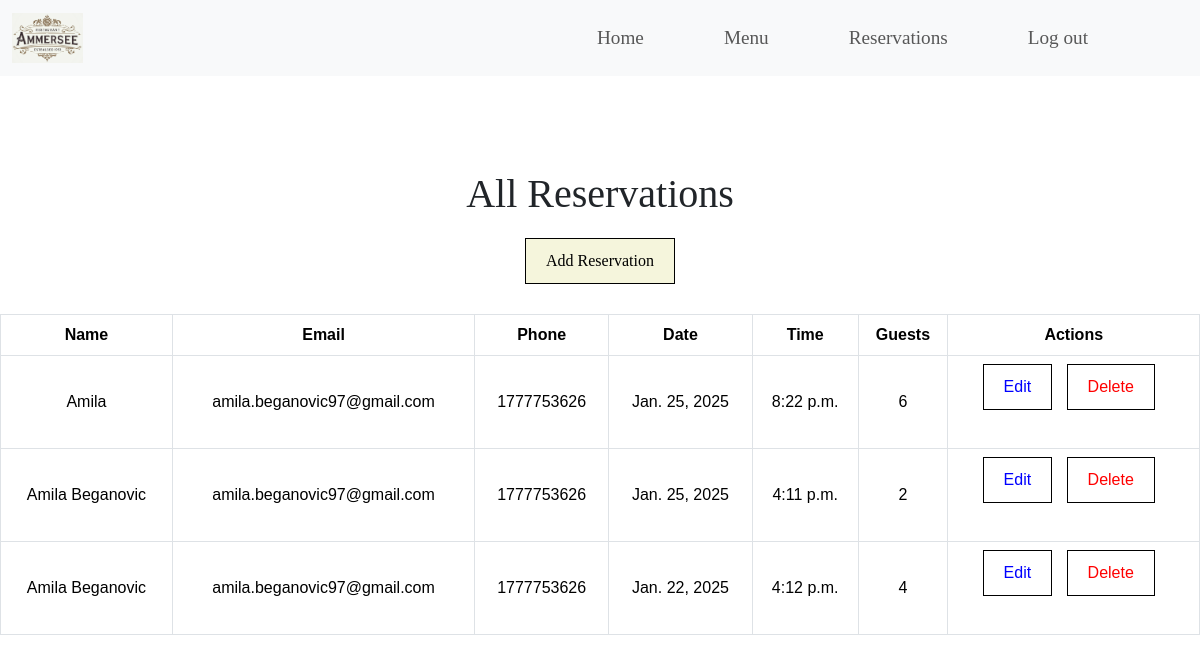
Before: /restaurant/admin/reservations/ (signed in) with the older database file.
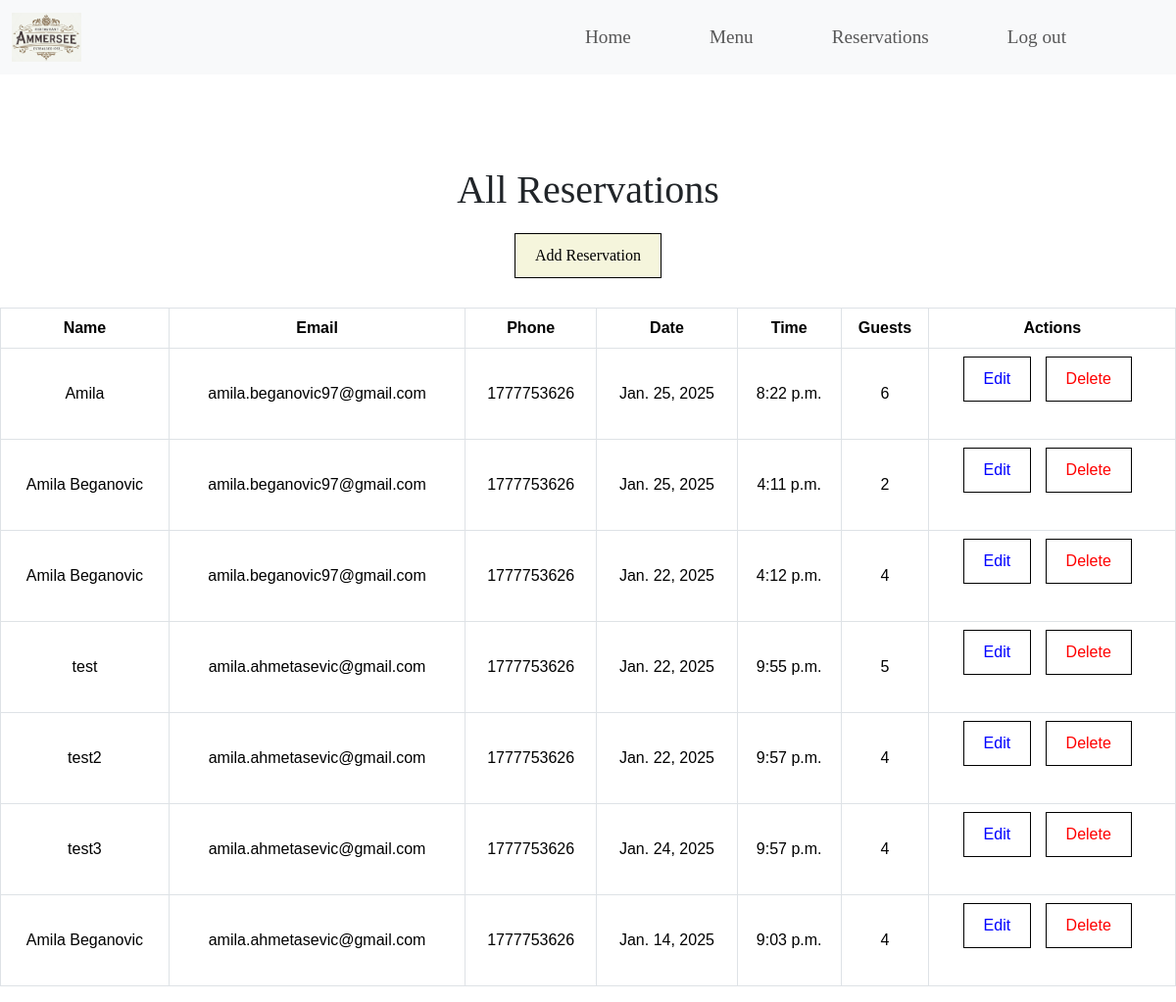
After: the same page with the newer database file.
### restaurant/models.py (models this page shows, shortened)
class Reservation(models.Model):
    time = models.TimeField(blank=False, null=False)  # Reservation time
    num_people = models.IntegerField(
        validators=[
            MinValueValidator(1)
        ]  # Ensure the number of people is at least 1
    )
    name = models.CharField(
        max_length=200
    )  # Name of the person making the reservation
    email = models.EmailField(
        validators=[EmailValidator()], blank=True, null=True
    )  # Email address (optional)
    phone = models.CharField(
        max_length=20,
        validators=[
            RegexValidator(r"^\+?\d{9,15}$")
        ],  # Validate phone number format
    )
    date = models.DateField(
        validators=[validate_future_date]
    )  # Reservation date (must be in the future)
    user = models.ForeignKey(
        settings.AUTH_USER_MODEL,
        on_delete=models.CASCADE,
        null=True,
        blank=True,  # Link to the User model (optional)
    )

### restaurant/views.py (the view)
@login_required  # Requires user to be logged in
@user_passes_test(lambda u: u.is_superuser)  # Requires user to be a superuser
def admin_reservations(request):
    reservations = Reservation.objects.all()  # Retrieve all reservations
    context = {
        "reservations": reservations
    }  # Create a context dictionary to pass to the template
    return render(
        request, "reservations/admin_reservations.html", context
    )  # Render the admin reservations page with the context

### restaurant/templates/reservations/admin_reservations.html (shortened to what this page needs)
{% extends 'base.html' %}
{% block content %}
{% load static %}
<link rel="stylesheet" href="{% static 'css/reservations.css' %}">
<div class="reservations-container">
  <h1>All Reservations</h1>
  {% if user.is_superuser %}
  <a href="{% url 'restaurant:add_reservation' %}">Add Reservation</a> <br>
  {% endif %}
  <table class="table">
    <thead>
      <tr>
        <th scope="col">Name</th>
        <th scope="col">Email</th>
        <th scope="col">Phone</th>
        <th scope="col">Date</th>
        <th scope="col">Time</th>
        <th scope="col">Guests</th>
        {% if user.is_superuser %}
        <th scope="col">Actions</th>
        {% endif %}
      </tr>
    </thead>
    <tbody>
      {% for reservation in reservations %}
      <tr>
        <td>{{ reservation.name }}</td>
        <td>{{ reservation.email }}</td>
        <td>{{ reservation.phone }}</td>
        <td>{{ reservation.date }}</td>
        <td>{{ reservation.time }}</td>
        <td>{{ reservation.num_people }}</td>
        {% if user.is_superuser %}
        <td>
          <a href="{% url 'restaurant:admin_edit_reservation' reservation.pk %}">Edit</a>
          <a href="{% url 'restaurant:admin_delete_reservation' reservation.pk %}">Delete</a>
        </td>
        {% endif %}
      </tr>
      {% endfor %}
    </tbody>
  </table>
</div>
{% endblock content %}

Changed rows visible on the page:
added Reservation: name "test", email "amila.ahmetasevic@gmail.com", phone "1777753626", date "Jan. 22, 2025", time "9:55 p.m.", num_people "5"
added Reservation: name "test2", email "amila.ahmetasevic@gmail.com", phone "1777753626", date "Jan. 22, 2025", time "9:57 p.m.", num_people "4"
added Reservation: name "test3", email "amila.ahmetasevic@gmail.com", phone "1777753626", date "Jan. 24, 2025", time "9:57 p.m.", num_people "4"
added Reservation: name "Amila Beganovic", email "amila.ahmetasevic@gmail.com", phone "1777753626", date "Jan. 14, 2025", time "9:03 p.m.", num_people "4"
